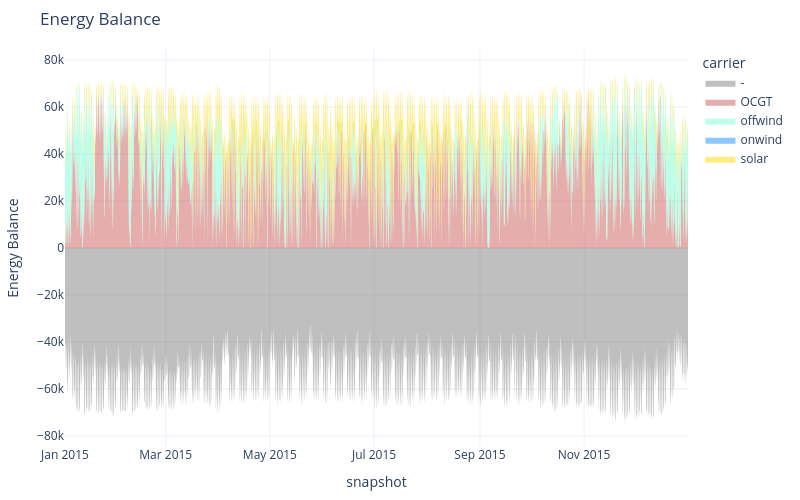

Notebook source saved alongside this figure:
### Markdown cell above
The optimal dispatch time series can also be straightforwardly plotted, using the built-in plotting functionality of PyPSA.

### Code cell
n.statistics.energy_balance.iplot()

### Figure 1 — Plotly figure (JSON) as saved in the notebook; plotly's stock layout.template omitted (floating-point values rounded to 4 significant figures; data arrays with more than 128 entries replaced by an {"elided": "..."} marker saying what was removed)
{"data": [{"fillpattern": {"shape": ""}, "hovertemplate": "carrier=OCGT<br>snapshot=%{x}<br>Energy Balance=%{y}<extra></extra>", "legendgroup": "OCGT", "line": {"color": "indianred", "width": 0}, "marker": {"symbol": "circle"}, "mode": "lines", "name": "OCGT", "orientation": "v", "showlegend": false, "stackgroup": "positive", "type": "scatter", "x": {"elided": "2063 str values"}, "xaxis": "x", "y": {"elided": "2063 float values"}, "yaxis": "y"}, {"fillpattern": {"shape": ""}, "hovertemplate": "carrier=offwind<br>snapshot=%{x}<br>Energy Balance=%{y}<extra></extra>", "legendgroup": "offwind", "line": {"color": "aquamarine", "width": 0}, "marker": {"symbol": "circle"}, "mode": "lines", "name": "offwind", "orientation": "v", "showlegend": false, "stackgroup": "positive", "type": "scatter", "x": {"elided": "2163 str values"}, "xaxis": "x", "y": {"elided": "2163 float values"}, "yaxis": "y"}, {"fillpattern": {"shape": ""}, "hovertemplate": "carrier=solar<br>snapshot=%{x}<br>Energy Balance=%{y}<extra></extra>", "legendgroup": "solar", "line": {"color": "gold", "width": 0}, "marker": {"symbol": "circle"}, "mode": "lines", "name": "solar", "orientation": "v", "showlegend": false, "stackgroup": "positive", "type": "scatter", "x": {"elided": "1141 str values"}, "xaxis": "x", "y": {"elided": "1141 float values"}, "yaxis": "y"}, {"fillpattern": {"shape": ""}, "hovertemplate": "carrier=-<br>snapshot=%{x}<br>Energy Balance=%{y}<extra></extra>", "legendgroup": "-", "line": {"color": "gray", "width": 0}, "marker": {"symbol": "circle"}, "mode": "lines", "name": "-", "orientation": "v", "showlegend": false, "stackgroup": "negative", "type": "scatter", "x": {"elided": "2190 str values"}, "xaxis": "x", "y": {"elided": "2190 float values"}, "yaxis": "y"}, {"fillpattern": {"shape": ""}, "hovertemplate": "carrier=-<br>snapshot=%{x}<br>Energy Balance=%{y}<extra></extra>", "legendgroup": "-", "line": {"color": "gray", "width": 0}, "marker": {"symbol": "circle"}, "mode": "lines", "name": "-", "orientation": "v", "showlegend": true, "stackgroup": "1", "type": "scatter", "x": ["2015-12-31T20:00:00.000000000"], "xaxis": "x", "y": [NaN], "yaxis": "y"}, {"fillpattern": {"shape": ""}, "hovertemplate": "carrier=OCGT<br>snapshot=%{x}<br>Energy Balance=%{y}<extra></extra>", "legendgroup": "OCGT", "line": {"color": "indianred", "width": 0}, "marker": {"symbol": "circle"}, "mode": "lines", "name": "OCGT", "orientation": "v", "showlegend": true, "stackgroup": "1", "type": "scatter", "x": ["2015-12-31T20:00:00.000000000"], "xaxis": "x", "y": [NaN], "yaxis": "y"}, {"fillpattern": {"shape": ""}, "hovertemplate": "carrier=offwind<br>snapshot=%{x}<br>Energy Balance=%{y}<extra></extra>", "legendgroup": "offwind", "line": {"color": "aquamarine", "width": 0}, "marker": {"symbol": "circle"}, "mode": "lines", "name": "offwind", "orientation": "v", "showlegend": true, "stackgroup": "1", "type": "scatter", "x": ["2015-12-31T20:00:00.000000000"], "xaxis": "x", "y": [NaN], "yaxis": "y"}, {"fillpattern": {"shape": ""}, "hovertemplate": "carrier=onwind<br>snapshot=%{x}<br>Energy Balance=%{y}<extra></extra>", "legendgroup": "onwind", "line": {"color": "dodgerblue", "width": 0}, "marker": {"symbol": "circle"}, "mode": "lines", "name": "onwind", "orientation": "v", "showlegend": true, "stackgroup": "1", "type": "scatter", "x": ["2015-12-31T20:00:00.000000000"], "xaxis": "x", "y": [NaN], "yaxis": "y"}, {"fillpattern": {"shape": ""}, "hovertemplate": "carrier=solar<br>snapshot=%{x}<br>Energy Balance=%{y}<extra></extra>", "legendgroup": "solar", "line": {"color": "gold", "width": 0}, "marker": {"symbol": "circle"}, "mode": "lines", "name": "solar", "orientation": "v", "showlegend": true, "stackgroup": "1", "type": "scatter", "x": ["2015-12-31T20:00:00.000000000"], "xaxis": "x", "y": [NaN], "yaxis": "y"}], "layout": {"height": 500, "hovermode": "x", "legend": {"title": {"text": "carrier"}, "tracegroupgap": 0}, "margin": {"b": 50, "l": 50, "r": 50, "t": 50}, "title": {"text": "Energy Balance"}, "width": 800, "xaxis": {"anchor": "y", "domain": [0, 1], "title": {"text": "snapshot"}}, "yaxis": {"anchor": "x", "domain": [0, 1], "title": {"text": "Energy Balance"}}}}
